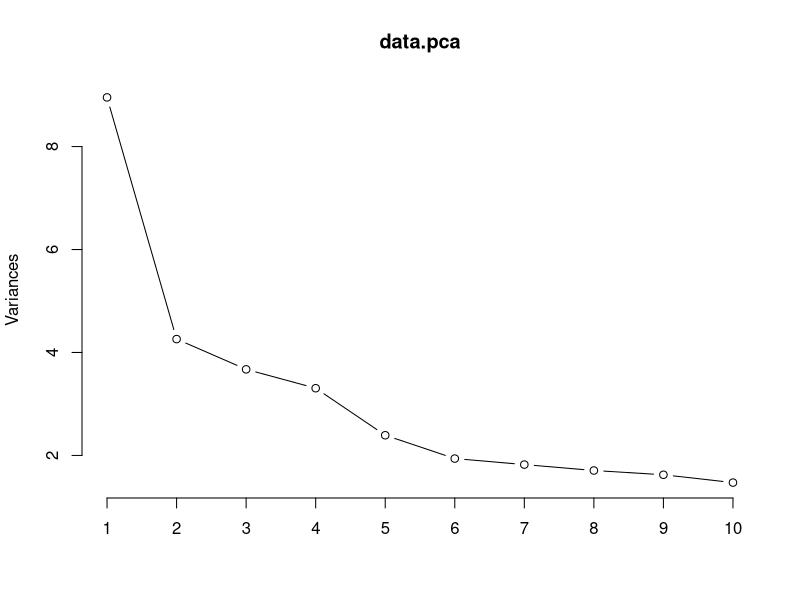
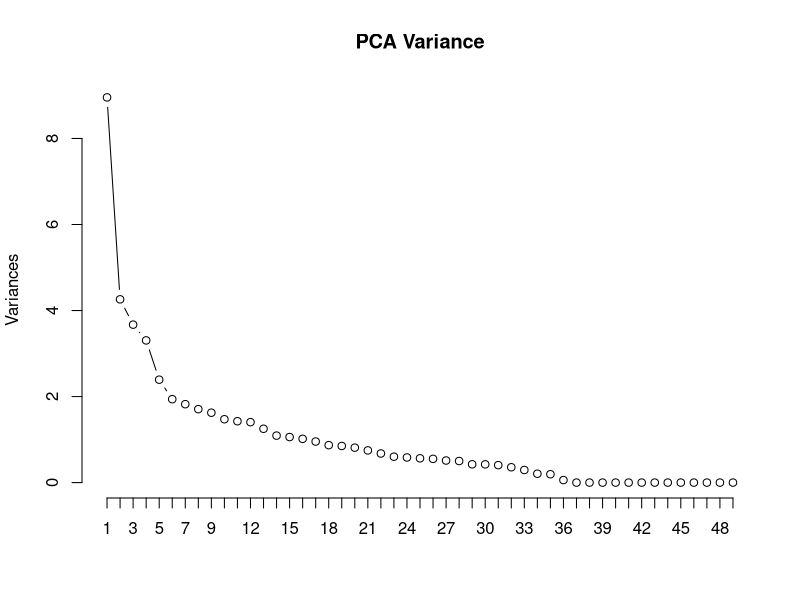
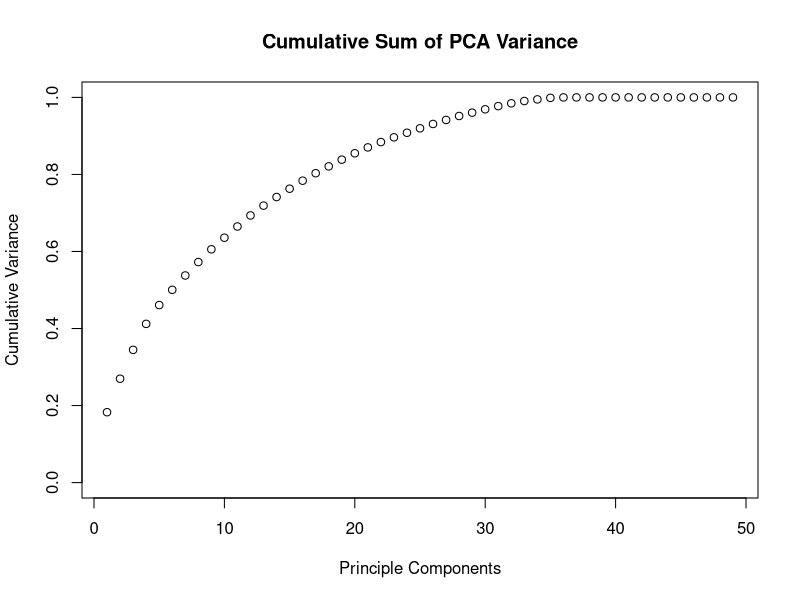
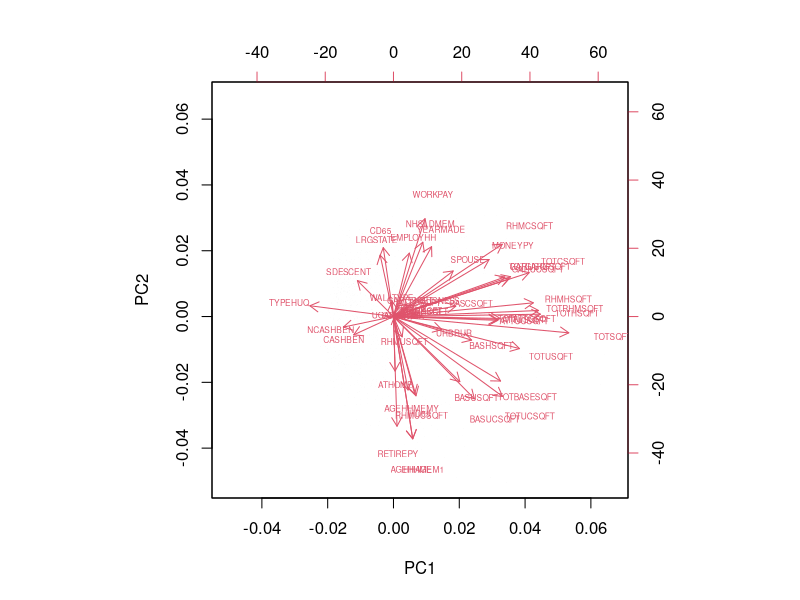

The R source for these figures, in order:
data.energy <- read.csv('cleaned_data.csv')

#Get rid of DOEID
data.energyPP <- data.energy[,-1]

#Get rid of outputs
data.energyPP <- data.energyPP[,-grep("BTU",names(data.energyPP))]
data.energyPP <- data.energyPP[,-grep("CUFEETNG",names(data.energyPP))]
data.energyPP <- data.energyPP[,-grep("KWH",names(data.energyPP))]

#Show correlation matrix to see if PCA applicable
corrmat <- cor(data.energyPP)

#Implement PCA
set.seed(1000)
data.pca <- prcomp(data.energyPP
      , scale. = T
      , center = T
      , retx = T)

plot(data.pca, type = 'l')
screeplot(data.pca, type = "l", npcs = length(data.pca$sdev), main = "PCA Variance")

vars <- apply(data.pca$x, 2, var)
pca.cumsum <- cumsum(vars / sum(vars))
plot(pca.cumsum, main = "Cumulative Sum of PCA Variance", xlab = "Principle Components", ylab = "Cumulative Variance", ylim = c(0,1))

threshold <- 0.90
pca.threshold <- pca.cumsum < threshold
num.pca <- length(which(pca.threshold)) + 1
print(paste(num.pca, " components must be kept to capture ", threshold * 100, "% of the variance", sep = ""))

# pca <- princomp(data.energyPP)
# biplot(pca, cex=c(0.01, 0.5))
biplot(data.pca, cex=c(0.01, 0.5))

#Categorize output by magnitude (for classifier algorithm)
subsetBySD <- function (vect) {
  v.sd <- sd(vect)
  v.mean = mean(vect)
  ifelse(vect < v.mean - v.sd, 1,
  ifelse(vect > v.mean + v.sd, 3,
         2))
}

data.kwh <- data.energy$KWH
data.kwh <- log(data.kwh)
data.kwh.cat <- subsetBySD(data.kwh)

#Pass PCA data to machine learning algorithm
data.pca$x <- as.data.frame(data.pca$x)
pcadata <- cbind(data.pca$x[,1:num.pca],data.kwh.cat)
names(pcadata)[ncol(pcadata)] <- "KWH.cat"


